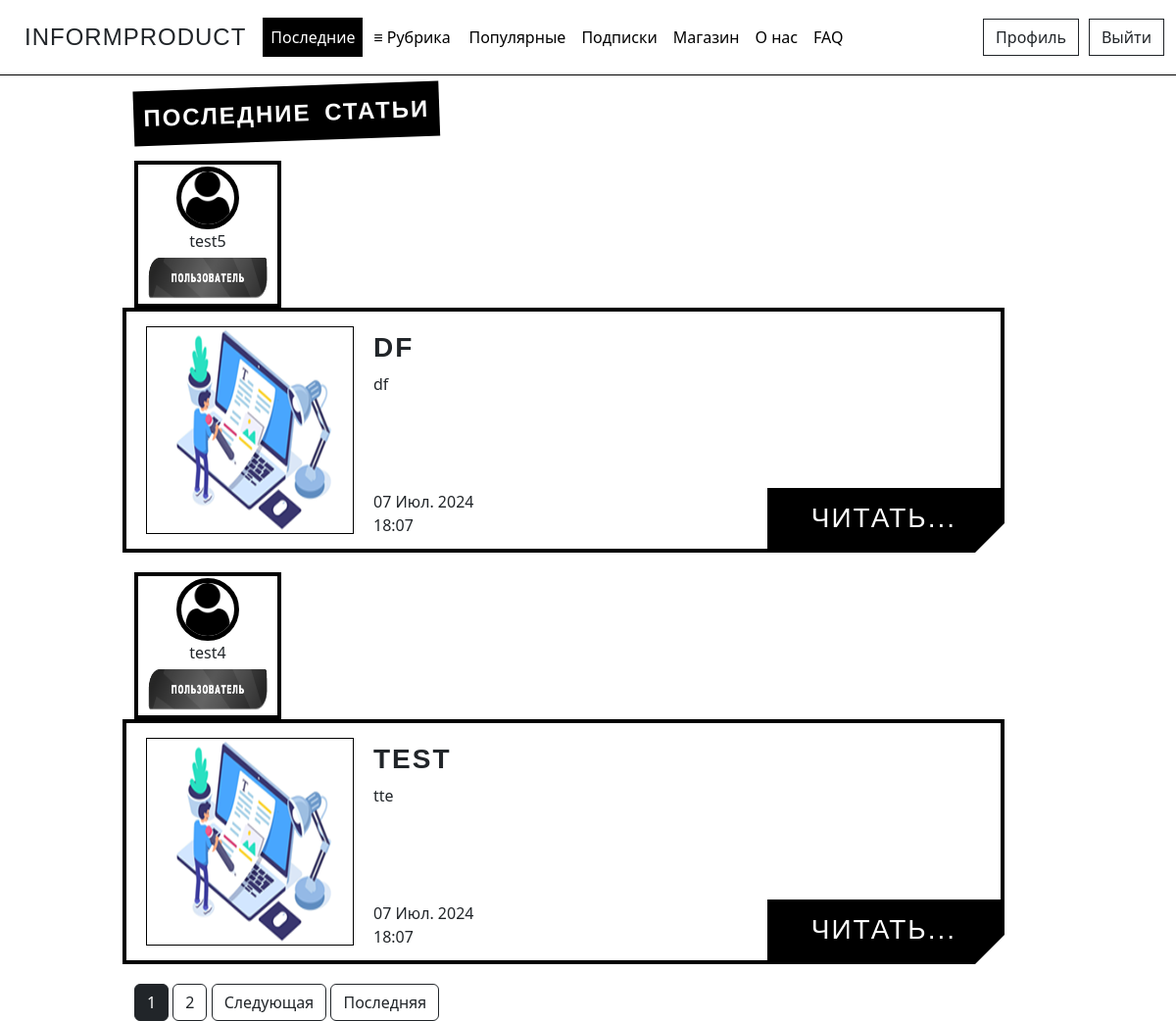
The app's page / (signed in) with its own data.
### journal/models.py (models this page shows, shortened)
class Article(models.Model):
    CATEGORY_CHOICES = [
        ('Category №1', 'Рубрика №1'),
        ('Category №2', 'Рубрика №2'),
        ('Category №3', 'Рубрика №3'),
        ('Category №4', 'Рубрика №4'),
        ('Category №5', 'Рубрика №5'),
    ]
    title = models.CharField('Название', max_length=100)
    description = models.TextField('Описание')
    text = models.TextField('Основной текст')
    category = models.CharField(max_length=50, verbose_name='Рубрика', choices=CATEGORY_CHOICES, default='Рубрика №1')
    author = models.ForeignKey(User, verbose_name='Автор', on_delete=models.CASCADE)
    publication = models.BooleanField('Статус публикации', default=False)
    date = models.DateTimeField('Дата', default=timezone.now)
    likes = models.IntegerField('Количество лайков', default=0)
    img = models.ImageField('Превью', default='default_preview.png', upload_to='preview_images')
    class Meta:
        verbose_name = 'Статью'
        verbose_name_plural = 'Статьи'

### users/models.py (models this page shows, shortened)
class Profile(models.Model):
    STATUS_CHOICES = {
        ('User', 'Пользователь'),
        ('User VIP', 'VIP пользователь'),
        ('Admin', 'Администратор'),
    }
    user = models.OneToOneField(User, verbose_name='Имя пользователя', on_delete=models.CASCADE)
    img = models.ImageField('Фото пользователя', default='default_user.png', upload_to='user_images')
    status = models.CharField(max_length=20, verbose_name='Статус пользователя', choices=STATUS_CHOICES, default='User')
    vip_status_expiry = models.DateTimeField(verbose_name='Окончание VIP статуса', null=True, blank=True)
    class Meta:
        verbose_name = 'Профаил'
        verbose_name_plural = 'Профайлы'

### journal/views.py (the view)
# urls.py: path('', views.HomeView.as_view(), name='home'),
class HomeView(ListView):
    model = Article
    template_name = 'journal/home.html'
    context_object_name = 'Article'
    paginate_by = 2
    def get_queryset(self):
        return Article.objects.filter(publication=True).order_by('-date')

### journal/templates/journal/home.html (shortened to what this page needs)
{% extends 'journal/base.html' %}
{% block home_active %}
  active
{% endblock %}
{% block content %}
          <div class="tilted-text font">Последние статьи</div>
          {% for article in Article %}
          <div class="alert-light">
            <div class="row">
              <div class="col-md-2">
                <a href="{% url 'user-articles' article.author %}" class="no-underline">
                  <div class="profile-container">
                    <img src="{{ article.author.profile.img.url }} " alt="{{ article.author }}" class="user_images">
                    <p>{{ article.author.username }}</p>
                    {% if article.author.profile.status == 'User' %}
                    <img src="pictures/main_page/user_label.png" alt="Badge" height="50" width="128" class="badge-image">
                    {% elif article.author.profile.status == 'Admin' %}
                    <img src="pictures/main_page/admin_label.png" alt="Badge" height="50" width="128" class="badge-image">
                    {% else %}
                    <img src="pictures/main_page/user_vip_label.png" alt="Badge" height="50" width="128" class="badge-image">
                    {% endif %}
                  </div>
                </a>
              </div>
              <div class="col-md-9 frame">
                  <div class="img-container">
                    <img src="{{ article.img.url }}">
                  </div>
                  <div class="text-container">
                      <h1 class="font"><strong>{{ article.title|striptags }}</strong></h1>
                      <p><b></b>{{ article.description|striptags|truncatechars:210 }}</p>
                      <a class="read-more font" href="{% url 'articles-detail' article.id %}">Читать...</a>
                      <p class="published-date">
                          <span class="date">{{ article.date | date:"d M. Y" }}</span>
                          <br>
                          <span class="time">{{ article.date | date:"H:m" }}</span>
                      </p>
                  </div>
              </div>
          </div>
          {% endfor %}
          {% if is_paginated %}
              {% for num in page_obj.paginator.page_range %}
                {% if num == page_obj.number %}
                  <button class ="btn btn-dark">{{ num }}</button>
                  {% elif num > page_obj.number|add:'-2' and num < page_obj.number|add:'2' %}
                    <a href="?page={{ num }}" class="btn btn-outline-dark">{{ num }}</a>
                {% endif %}
              {% endfor %}
              {% if page_obj.has_next %}
                  <a href="?page={{ page_obj.next_page_number }}" class="btn btn-outline-dark">Следующая</a>
                  <a href="?page={{ page_obj.paginator.num_pages }}" class="btn btn-outline-dark">Последняя</a>
              {% endif %}
          {% endif %}
        </div>
{% endblock %}

### journal/static/journal/main.css (style rules this page uses)
.user_images { width: 64px; height: 64px; border-radius: 50%; border: 5px solid #000; object-fit: cover; margin-right: 15px; }
body { background-repeat: no-repeat; background-size: cover; background-attachment: fixed; background-position: center; padding-top: 60px; }
.alert-light { background-color: rgba(255, 255, 255, 0.8); }
.profile-container { border: 4px solid #000; padding: 2px; width: 150px; text-align: center; }
.profile-container p { margin: 0; }
.user_images { display: block; margin: 0 auto; }
.no-underline { text-decoration: none; color: inherit; }
.read-more { position: absolute; bottom: 0; right: 0; background-color: black; color: white; padding: 10px 45px; text-decoration: none; font-size: 18px; }
.frame { display: flex; align-items: center; padding: 20px; border: 4px solid black; position: relative; width: 900px; height: 250px; background-color: white; box-sizing: border-box; clip-path: polygon(0 0, 100% 0, 100% calc(100% - 30px), calc(100% - 30px) 100%, 0 100%); margin-bottom: 20px; }
.img-container { margin-right: 20px; border: 1px solid black; }
.text-container { display: flex; flex-direction: column; justify-content: space-between; height: 100%; }
.font { font-family: 'Impact', sans-serif; letter-spacing: 2px; word-spacing: 5px; font-size: 28px; text-transform: uppercase; }
.text-container p.published-date { margin-top: auto; height: 12%; }
.tilted-text { display: inline-block; background-color: black; color: white; font-weight: bold; font-size: 24px; padding: 10px; transform: rotate(-2deg) translateY(-20px); user-select: none; }

### records on screen
Article: author.profile.img (placeholder picture), author.username "test5", img (placeholder picture), title "DF", description "df", date "07 Июл. 2024", date "18:07"
Article: author.profile.img (placeholder picture), author.username "test4", img (placeholder picture), title "TEST", description "tte", date "07 Июл. 2024", date "18:07"

### other values on screen
{{ num }} "1"
{{ num }} "2"
